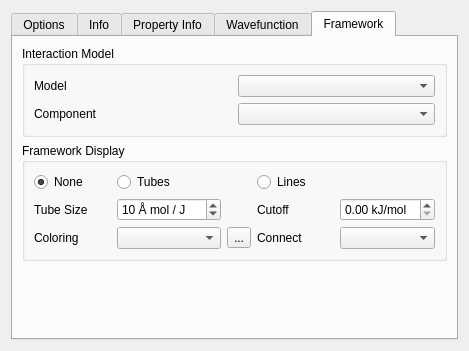
<?xml version="1.0" encoding="UTF-8"?>
<ui version="4.0">
 <class>ChildPropertyController</class>
 <widget class="QWidget" name="ChildPropertyController">
  <property name="geometry">
   <rect>
    <x>0</x>
    <y>0</y>
    <width>469</width>
    <height>351</height>
   </rect>
  </property>
  <property name="sizePolicy">
   <sizepolicy hsizetype="MinimumExpanding" vsizetype="MinimumExpanding">
    <horstretch>0</horstretch>
    <verstretch>0</verstretch>
   </sizepolicy>
  </property>
  <property name="minimumSize">
   <size>
    <width>405</width>
    <height>0</height>
   </size>
  </property>
  <property name="windowTitle">
   <string>Form</string>
  </property>
  <layout class="QVBoxLayout" name="verticalLayout_2">
   <item>
    <widget class="QTabWidget" name="tabWidget">
     <property name="sizePolicy">
      <sizepolicy hsizetype="MinimumExpanding" vsizetype="MinimumExpanding">
       <horstretch>0</horstretch>
       <verstretch>0</verstretch>
      </sizepolicy>
     </property>
     <property name="toolTip">
      <string/>
     </property>
     <property name="currentIndex">
      <number>4</number>
     </property>
     <widget class="QWidget" name="surfaceOptionsTab">
      <property name="sizePolicy">
       <sizepolicy hsizetype="MinimumExpanding" vsizetype="MinimumExpanding">
        <horstretch>0</horstretch>
        <verstretch>0</verstretch>
       </sizepolicy>
      </property>
      <attribute name="title">
       <string>Options</string>
      </attribute>
      <layout class="QVBoxLayout" name="verticalLayout_5">
       <item>
        <layout class="QHBoxLayout" name="horizontalLayout">
         <item>
          <widget class="QLabel" name="label">
           <property name="text">
            <string>Surface Property:</string>
           </property>
          </widget>
         </item>
         <item>
          <widget class="QComboBox" name="surfacePropertyComboBox">
           <property name="sizeAdjustPolicy">
            <enum>QComboBox::AdjustToContentsOnFirstShow</enum>
           </property>
          </widget>
         </item>
        </layout>
       </item>
       <item>
        <widget class="QGroupBox" name="groupBox">
         <property name="title">
          <string>Rescale Surface Property</string>
         </property>
         <layout class="QHBoxLayout" name="horizontalLayout_9">
          <item>
           <widget class="QDoubleSpinBox" name="minPropSpinBox">
            <property name="decimals">
             <number>4</number>
            </property>
            <property name="minimum">
             <double>-99.989999999999995</double>
            </property>
            <property name="singleStep">
             <double>0.005000000000000</double>
            </property>
           </widget>
          </item>
          <item>
           <widget class="QLabel" name="maxTextLabel">
            <property name="text">
             <string>-</string>
            </property>
           </widget>
          </item>
          <item>
           <widget class="QDoubleSpinBox" name="maxPropSpinBox">
            <property name="decimals">
             <number>4</number>
            </property>
            <property name="minimum">
             <double>-99.989999999999995</double>
            </property>
            <property name="singleStep">
             <double>0.005000000000000</double>
            </property>
           </widget>
          </item>
          <item>
           <widget class="QLabel" name="unitText">
            <property name="text">
             <string>.</string>
            </property>
           </widget>
          </item>
          <item>
           <widget class="QPushButton" name="resetPropScaleButton">
            <property name="text">
             <string>Reset</string>
            </property>
           </widget>
          </item>
         </layout>
        </widget>
       </item>
       <item>
        <layout class="QHBoxLayout" name="horizontalLayout_8">
         <item>
          <widget class="QCheckBox" name="enableTransparencyCheckBox">
           <property name="text">
            <string>Enable Surface Transparency</string>
           </property>
          </widget>
         </item>
         <item>
          <widget class="QToolButton" name="showFingerprintButton">
           <property name="toolTip">
            <string>Display Fingerprint Plot</string>
           </property>
           <property name="text">
            <string/>
           </property>
           <property name="icon">
            <iconset resource="../icons/crystalexplorer.qrc">
             <normaloff>:/images/fingerprint.png</normaloff>:/images/fingerprint.png</iconset>
           </property>
           <property name="iconSize">
            <size>
             <width>28</width>
             <height>28</height>
            </size>
           </property>
           <property name="autoRaise">
            <bool>false</bool>
           </property>
          </widget>
         </item>
        </layout>
       </item>
       <item>
        <widget class="QPushButton" name="exportSurfaceButton">
         <property name="text">
          <string>Export Current Surface</string>
         </property>
        </widget>
       </item>
       <item>
        <spacer name="verticalSpacer">
         <property name="orientation">
          <enum>Qt::Vertical</enum>
         </property>
         <property name="sizeHint" stdset="0">
          <size>
           <width>20</width>
           <height>40</height>
          </size>
         </property>
        </spacer>
       </item>
      </layout>
     </widget>
     <widget class="QWidget" name="surfaceInformationTab">
      <property name="sizePolicy">
       <sizepolicy hsizetype="MinimumExpanding" vsizetype="MinimumExpanding">
        <horstretch>0</horstretch>
        <verstretch>0</verstretch>
       </sizepolicy>
      </property>
      <attribute name="title">
       <string>Info</string>
      </attribute>
      <layout class="QVBoxLayout" name="verticalLayout_6">
       <item>
        <layout class="QGridLayout" name="gridLayout">
         <item row="1" column="0">
          <layout class="QHBoxLayout" name="horizontalLayout_3">
           <item>
            <widget class="QDoubleSpinBox" name="volumeValue">
             <property name="readOnly">
              <bool>true</bool>
             </property>
             <property name="buttonSymbols">
              <enum>QAbstractSpinBox::NoButtons</enum>
             </property>
             <property name="maximum">
              <double>999999.989999999990687</double>
             </property>
            </widget>
           </item>
           <item>
            <widget class="QLabel" name="label_3">
             <property name="maximumSize">
              <size>
               <width>15</width>
               <height>16777215</height>
              </size>
             </property>
             <property name="text">
              <string>Å³</string>
             </property>
            </widget>
           </item>
          </layout>
         </item>
         <item row="1" column="1">
          <layout class="QHBoxLayout" name="horizontalLayout_4">
           <item>
            <widget class="QDoubleSpinBox" name="areaValue">
             <property name="readOnly">
              <bool>true</bool>
             </property>
             <property name="buttonSymbols">
              <enum>QAbstractSpinBox::NoButtons</enum>
             </property>
             <property name="maximum">
              <double>9999999.990000000223517</double>
             </property>
            </widget>
           </item>
           <item>
            <widget class="QLabel" name="label_4">
             <property name="maximumSize">
              <size>
               <width>15</width>
               <height>16777215</height>
              </size>
             </property>
             <property name="text">
              <string>Å²</string>
             </property>
            </widget>
           </item>
          </layout>
         </item>
         <item row="0" column="0">
          <widget class="QLabel" name="label_9">
           <property name="font">
            <font>
             <pointsize>10</pointsize>
            </font>
           </property>
           <property name="text">
            <string>Volume:</string>
           </property>
          </widget>
         </item>
         <item row="0" column="1">
          <widget class="QLabel" name="label_10">
           <property name="font">
            <font>
             <pointsize>10</pointsize>
            </font>
           </property>
           <property name="text">
            <string>Area:</string>
           </property>
          </widget>
         </item>
         <item row="2" column="0">
          <widget class="QLabel" name="globularityLabel">
           <property name="font">
            <font>
             <pointsize>10</pointsize>
            </font>
           </property>
           <property name="text">
            <string>Globularity:</string>
           </property>
          </widget>
         </item>
         <item row="2" column="1">
          <widget class="QLabel" name="asphericityLabel">
           <property name="font">
            <font>
             <pointsize>10</pointsize>
            </font>
           </property>
           <property name="text">
            <string>Asphericity:</string>
           </property>
          </widget>
         </item>
         <item row="3" column="0">
          <widget class="QDoubleSpinBox" name="globularityValue">
           <property name="readOnly">
            <bool>true</bool>
           </property>
           <property name="buttonSymbols">
            <enum>QAbstractSpinBox::NoButtons</enum>
           </property>
           <property name="decimals">
            <number>3</number>
           </property>
          </widget>
         </item>
         <item row="3" column="1">
          <widget class="QDoubleSpinBox" name="asphericityValue">
           <property name="readOnly">
            <bool>true</bool>
           </property>
           <property name="buttonSymbols">
            <enum>QAbstractSpinBox::NoButtons</enum>
           </property>
           <property name="decimals">
            <number>3</number>
           </property>
          </widget>
         </item>
        </layout>
       </item>
       <item>
        <spacer name="verticalSpacer_2">
         <property name="orientation">
          <enum>Qt::Vertical</enum>
         </property>
         <property name="sizeHint" stdset="0">
          <size>
           <width>20</width>
           <height>40</height>
          </size>
         </property>
        </spacer>
       </item>
      </layout>
     </widget>
     <widget class="QWidget" name="surfacePropertyTab">
      <property name="sizePolicy">
       <sizepolicy hsizetype="MinimumExpanding" vsizetype="MinimumExpanding">
        <horstretch>0</horstretch>
        <verstretch>0</verstretch>
       </sizepolicy>
      </property>
      <attribute name="title">
       <string>Property Info</string>
      </attribute>
      <layout class="QVBoxLayout" name="verticalLayout">
       <item>
        <layout class="QHBoxLayout" name="horizontalLayout_7">
         <item>
          <widget class="QLabel" name="label_17">
           <property name="text">
            <string>Surface Property:</string>
           </property>
          </widget>
         </item>
         <item>
          <widget class="QComboBox" name="surfacePropertyComboBox2">
           <property name="sizeAdjustPolicy">
            <enum>QComboBox::AdjustToContentsOnFirstShow</enum>
           </property>
          </widget>
         </item>
        </layout>
       </item>
       <item>
        <layout class="QHBoxLayout" name="horizontalLayout_6">
         <item>
          <widget class="QLabel" name="label_13">
           <property name="text">
            <string>Selected Value:</string>
           </property>
          </widget>
         </item>
         <item>
          <spacer name="horizontalSpacer_2">
           <property name="orientation">
            <enum>Qt::Horizontal</enum>
           </property>
           <property name="sizeHint" stdset="0">
            <size>
             <width>40</width>
             <height>20</height>
            </size>
           </property>
          </spacer>
         </item>
         <item>
          <widget class="QDoubleSpinBox" name="selectedPropValue">
           <property name="sizePolicy">
            <sizepolicy hsizetype="Minimum" vsizetype="Fixed">
             <horstretch>0</horstretch>
             <verstretch>0</verstretch>
            </sizepolicy>
           </property>
           <property name="readOnly">
            <bool>true</bool>
           </property>
           <property name="buttonSymbols">
            <enum>QAbstractSpinBox::NoButtons</enum>
           </property>
           <property name="decimals">
            <number>4</number>
           </property>
           <property name="minimum">
            <double>-99.000000000000000</double>
           </property>
          </widget>
         </item>
         <item>
          <widget class="QLabel" name="unitsLabel">
           <property name="sizePolicy">
            <sizepolicy hsizetype="Minimum" vsizetype="Preferred">
             <horstretch>0</horstretch>
             <verstretch>0</verstretch>
            </sizepolicy>
           </property>
           <property name="minimumSize">
            <size>
             <width>10</width>
             <height>0</height>
            </size>
           </property>
           <property name="text">
            <string>.</string>
           </property>
          </widget>
         </item>
        </layout>
       </item>
       <item>
        <layout class="QGridLayout" name="gridLayout_2">
         <item row="0" column="1">
          <widget class="QLabel" name="label_15">
           <property name="font">
            <font>
             <pointsize>10</pointsize>
            </font>
           </property>
           <property name="text">
            <string>Mean:</string>
           </property>
          </widget>
         </item>
         <item row="0" column="2">
          <widget class="QLabel" name="label_16">
           <property name="font">
            <font>
             <pointsize>10</pointsize>
            </font>
           </property>
           <property name="text">
            <string>Maximum:</string>
           </property>
          </widget>
         </item>
         <item row="1" column="0">
          <widget class="QDoubleSpinBox" name="minPropValue">
           <property name="readOnly">
            <bool>true</bool>
           </property>
           <property name="buttonSymbols">
            <enum>QAbstractSpinBox::NoButtons</enum>
           </property>
           <property name="decimals">
            <number>4</number>
           </property>
           <property name="minimum">
            <double>-99.000000000000000</double>
           </property>
          </widget>
         </item>
         <item row="1" column="1">
          <widget class="QDoubleSpinBox" name="meanPropValue">
           <property name="readOnly">
            <bool>true</bool>
           </property>
           <property name="buttonSymbols">
            <enum>QAbstractSpinBox::NoButtons</enum>
           </property>
           <property name="decimals">
            <number>4</number>
           </property>
           <property name="minimum">
            <double>-99.000000000000000</double>
           </property>
          </widget>
         </item>
         <item row="1" column="2">
          <widget class="QDoubleSpinBox" name="maxPropValue">
           <property name="readOnly">
            <bool>true</bool>
           </property>
           <property name="buttonSymbols">
            <enum>QAbstractSpinBox::NoButtons</enum>
           </property>
           <property name="decimals">
            <number>4</number>
           </property>
           <property name="minimum">
            <double>-99.000000000000000</double>
           </property>
          </widget>
         </item>
         <item row="0" column="0">
          <widget class="QLabel" name="label_14">
           <property name="font">
            <font>
             <pointsize>10</pointsize>
            </font>
           </property>
           <property name="text">
            <string>Minimum:</string>
           </property>
          </widget>
         </item>
        </layout>
       </item>
       <item>
        <spacer name="verticalSpacer_3">
         <property name="orientation">
          <enum>Qt::Vertical</enum>
         </property>
         <property name="sizeHint" stdset="0">
          <size>
           <width>20</width>
           <height>41</height>
          </size>
         </property>
        </spacer>
       </item>
      </layout>
     </widget>
     <widget class="QWidget" name="wavefunctionTab">
      <property name="sizePolicy">
       <sizepolicy hsizetype="MinimumExpanding" vsizetype="MinimumExpanding">
        <horstretch>0</horstretch>
        <verstretch>0</verstretch>
       </sizepolicy>
      </property>
      <attribute name="title">
       <string>Wavefunction</string>
      </attribute>
      <layout class="QVBoxLayout" name="verticalLayout_3">
       <item>
        <layout class="QGridLayout" name="gridLayout_3">
         <item row="1" column="1">
          <widget class="QLabel" name="basisValue">
           <property name="text">
            <string>basis</string>
           </property>
          </widget>
         </item>
         <item row="0" column="1">
          <widget class="QLabel" name="basisLabel">
           <property name="font">
            <font>
             <pointsize>10</pointsize>
            </font>
           </property>
           <property name="text">
            <string>Basis set</string>
           </property>
          </widget>
         </item>
         <item row="7" column="0">
          <widget class="QLabel" name="chargeLabel">
           <property name="font">
            <font>
             <pointsize>10</pointsize>
            </font>
           </property>
           <property name="text">
            <string>Charge</string>
           </property>
          </widget>
         </item>
         <item row="4" column="1">
          <widget class="QLabel" name="numBasisLabel">
           <property name="font">
            <font>
             <pointsize>10</pointsize>
            </font>
           </property>
           <property name="text">
            <string>&lt;html&gt;&lt;head/&gt;&lt;body&gt;&lt;p&gt;&lt;span style=&quot; font-weight:700; font-style:italic;&quot;&gt;N&lt;/span&gt;&lt;span style=&quot; font-style:italic; vertical-align:sub;&quot;&gt;bf&lt;/span&gt;&lt;/p&gt;&lt;/body&gt;&lt;/html&gt;</string>
           </property>
          </widget>
         </item>
         <item row="3" column="0">
          <widget class="QLabel" name="fileFormatValue">
           <property name="text">
            <string>format</string>
           </property>
          </widget>
         </item>
         <item row="2" column="0">
          <widget class="QLabel" name="fileFormatLabel">
           <property name="font">
            <font>
             <pointsize>10</pointsize>
            </font>
           </property>
           <property name="text">
            <string>File Format</string>
           </property>
          </widget>
         </item>
         <item row="7" column="1">
          <widget class="QLabel" name="multiplicityLabel">
           <property name="font">
            <font>
             <pointsize>10</pointsize>
            </font>
           </property>
           <property name="text">
            <string>Multiplicity</string>
           </property>
          </widget>
         </item>
         <item row="6" column="1">
          <widget class="QSpinBox" name="numBasisValue">
           <property name="readOnly">
            <bool>true</bool>
           </property>
           <property name="buttonSymbols">
            <enum>QAbstractSpinBox::NoButtons</enum>
           </property>
          </widget>
         </item>
         <item row="8" column="1">
          <widget class="QSpinBox" name="multiplicityValue">
           <property name="readOnly">
            <bool>true</bool>
           </property>
           <property name="buttonSymbols">
            <enum>QAbstractSpinBox::NoButtons</enum>
           </property>
          </widget>
         </item>
         <item row="0" column="0">
          <widget class="QLabel" name="methodLabel">
           <property name="font">
            <font>
             <pointsize>10</pointsize>
            </font>
           </property>
           <property name="text">
            <string>Method</string>
           </property>
          </widget>
         </item>
         <item row="3" column="1">
          <widget class="QLabel" name="fileSizeValue">
           <property name="text">
            <string>0B</string>
           </property>
           <property name="alignment">
            <set>Qt::AlignLeading|Qt::AlignLeft|Qt::AlignVCenter</set>
           </property>
          </widget>
         </item>
         <item row="8" column="0">
          <widget class="QSpinBox" name="chargeValue">
           <property name="readOnly">
            <bool>true</bool>
           </property>
           <property name="buttonSymbols">
            <enum>QAbstractSpinBox::NoButtons</enum>
           </property>
          </widget>
         </item>
         <item row="1" column="0">
          <widget class="QLabel" name="methodValue">
           <property name="text">
            <string>method</string>
           </property>
          </widget>
         </item>
         <item row="4" column="0">
          <widget class="QLabel" name="scfLabel">
           <property name="font">
            <font>
             <pointsize>10</pointsize>
            </font>
           </property>
           <property name="text">
            <string>Total Energy</string>
           </property>
          </widget>
         </item>
         <item row="2" column="1">
          <widget class="QLabel" name="fileSizeLabel">
           <property name="font">
            <font>
             <pointsize>10</pointsize>
            </font>
           </property>
           <property name="text">
            <string>File size</string>
           </property>
          </widget>
         </item>
         <item row="6" column="0">
          <widget class="QDoubleSpinBox" name="scfValue">
           <property name="readOnly">
            <bool>true</bool>
           </property>
           <property name="buttonSymbols">
            <enum>QAbstractSpinBox::NoButtons</enum>
           </property>
           <property name="suffix">
            <string> Eh</string>
           </property>
           <property name="decimals">
            <number>8</number>
           </property>
           <property name="minimum">
            <double>-99999999999999.984375000000000</double>
           </property>
           <property name="maximum">
            <double>10000000000000000.000000000000000</double>
           </property>
          </widget>
         </item>
        </layout>
       </item>
       <item>
        <spacer name="wavefunctionVerticalSpacer">
         <property name="orientation">
          <enum>Qt::Vertical</enum>
         </property>
         <property name="sizeHint" stdset="0">
          <size>
           <width>20</width>
           <height>40</height>
          </size>
         </property>
        </spacer>
       </item>
      </layout>
     </widget>
     <widget class="QWidget" name="frameworkTab">
      <property name="sizePolicy">
       <sizepolicy hsizetype="MinimumExpanding" vsizetype="MinimumExpanding">
        <horstretch>0</horstretch>
        <verstretch>0</verstretch>
       </sizepolicy>
      </property>
      <attribute name="title">
       <string>Framework</string>
      </attribute>
      <layout class="QVBoxLayout" name="verticalLayout_9">
       <item>
        <widget class="QGroupBox" name="interactionModelGroupBox">
         <property name="title">
          <string>Interaction Model</string>
         </property>
         <layout class="QGridLayout" name="gridLayout_6">
          <item row="1" column="1">
           <widget class="QComboBox" name="componentComboBox"/>
          </item>
          <item row="1" column="0">
           <widget class="QLabel" name="componentLabel">
            <property name="text">
             <string>Component</string>
            </property>
            <property name="buddy">
             <cstring>componentComboBox</cstring>
            </property>
           </widget>
          </item>
          <item row="0" column="1">
           <widget class="QComboBox" name="modelComboBox"/>
          </item>
          <item row="0" column="0">
           <widget class="QLabel" name="modelLabel">
            <property name="text">
             <string>Model</string>
            </property>
            <property name="buddy">
             <cstring>modelComboBox</cstring>
            </property>
           </widget>
          </item>
         </layout>
        </widget>
       </item>
       <item>
        <widget class="QGroupBox" name="frameworkDisplayGroupBox">
         <property name="sizePolicy">
          <sizepolicy hsizetype="MinimumExpanding" vsizetype="MinimumExpanding">
           <horstretch>0</horstretch>
           <verstretch>0</verstretch>
          </sizepolicy>
         </property>
         <property name="title">
          <string>Framework Display</string>
         </property>
         <layout class="QGridLayout" name="gridLayout_5">
          <item row="4" column="1">
           <widget class="QComboBox" name="frameworkColorComboBox"/>
          </item>
          <item row="0" column="3">
           <widget class="QRadioButton" name="showLinesButton">
            <property name="text">
             <string>Lines</string>
            </property>
           </widget>
          </item>
          <item row="0" column="1">
           <widget class="QRadioButton" name="showTubesButton">
            <property name="text">
             <string>Tubes</string>
            </property>
           </widget>
          </item>
          <item row="4" column="0">
           <widget class="QLabel" name="frameworkColorLabel">
            <property name="text">
             <string>Coloring</string>
            </property>
            <property name="buddy">
             <cstring>frameworkColorComboBox</cstring>
            </property>
           </widget>
          </item>
          <item row="4" column="2">
           <widget class="QToolButton" name="frameworkColorToolButton">
            <property name="text">
             <string>...</string>
            </property>
           </widget>
          </item>
          <item row="3" column="3">
           <widget class="QLabel" name="frameworkCutoffLabel">
            <property name="text">
             <string>Cutoff</string>
            </property>
            <property name="buddy">
             <cstring>frameworkCutoffSpinBox</cstring>
            </property>
           </widget>
          </item>
          <item row="3" column="1">
           <widget class="QSpinBox" name="frameworkTubeSizeSpinBox">
            <property name="suffix">
             <string> Å mol / J</string>
            </property>
            <property name="minimum">
             <number>1</number>
            </property>
            <property name="maximum">
             <number>1000</number>
            </property>
            <property name="value">
             <number>10</number>
            </property>
           </widget>
          </item>
          <item row="3" column="0">
           <widget class="QLabel" name="frameworkTubeSizeLabel">
            <property name="text">
             <string>Tube Size</string>
            </property>
            <property name="buddy">
             <cstring>frameworkTubeSizeSpinBox</cstring>
            </property>
           </widget>
          </item>
          <item row="3" column="4">
           <widget class="QDoubleSpinBox" name="frameworkCutoffSpinBox">
            <property name="prefix">
             <string/>
            </property>
            <property name="suffix">
             <string> kJ/mol</string>
            </property>
           </widget>
          </item>
          <item row="0" column="0">
           <widget class="QRadioButton" name="showNoneButton">
            <property name="text">
             <string>None</string>
            </property>
            <property name="checked">
             <bool>true</bool>
            </property>
           </widget>
          </item>
          <item row="4" column="4">
           <widget class="QComboBox" name="frameworkConnectionComboBox"/>
          </item>
          <item row="4" column="3">
           <widget class="QLabel" name="frameworkConnectionLabel">
            <property name="text">
             <string>Connect</string>
            </property>
            <property name="buddy">
             <cstring>frameworkConnectionComboBox</cstring>
            </property>
           </widget>
          </item>
         </layout>
        </widget>
       </item>
       <item>
        <spacer name="frameworkTabSpacer">
         <property name="orientation">
          <enum>Qt::Vertical</enum>
         </property>
         <property name="sizeHint" stdset="0">
          <size>
           <width>20</width>
           <height>40</height>
          </size>
         </property>
        </spacer>
       </item>
      </layout>
     </widget>
    </widget>
   </item>
  </layout>
 </widget>
 <resources>
  <include location="../icons/crystalexplorer.qrc"/>
  <include location="../icons/crystalexplorer.qrc"/>
 </resources>
 <connections/>
</ui>
